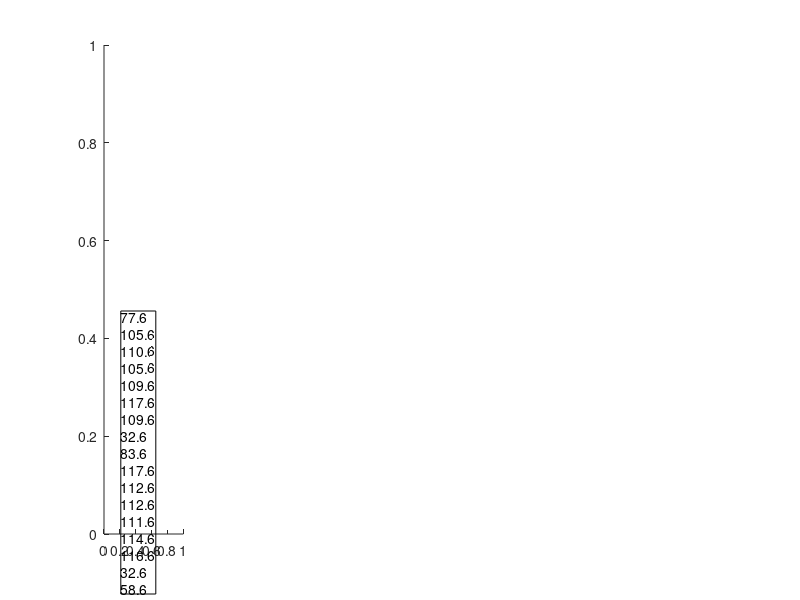

Reproduce this figure in MATLAB. (Note: this script raises an error after producing the figure.)
clc,clear all,close all
% Frequent itemset mining
% Rasit EVDUZEN
% 12-Mar-2020

%% Dataset - 1
MinSupp = 0.60;          % Minimum Support&Treshold 
TransactionDatabase = {...
    {'a','c','d'}
    {'b','c','e'}
    {'a','b','c','e'}
    {'b','e'}
    {'a','b','c','e'}
    };

%% Data Pre Processing
STR = [];
for i = 1:size(TransactionDatabase,1)
    STR = [STR,cat(i,TransactionDatabase{i:i})];
end
ORIGINALITEMS = unique(sort(STR));
ORIGINALITEMSp = ORIGINALITEMS;      % Unique item 

% Cell-Transaction Data Base Convert to Numerical Data Base
NDB = zeros(size(TransactionDatabase,1),size(ORIGINALITEMS,2));   % Numerical Database
for i = 1:length(TransactionDatabase)
    for j=1:size(TransactionDatabase{i},2)
        temp = TransactionDatabase{i}{j};
        index = find(strcmp(temp, ORIGINALITEMS));
        NDB(i,index) = 1;
    end
end

%% Apriori Algorithm

[NumOfTransactions,NumOfItems] = size(NDB);

SUPPORTS = [];
for i=1:NumOfItems
    SUPPORTS(i,1) = sum(NDB(:,i))/NumOfTransactions;
end

I = find(SUPPORTS >= MinSupp);
F1 = [1:length(I)]';
SUPPORTS = SUPPORTS(I);
NDB = NDB(:,I);
ORIGINALITEMS = ORIGINALITEMS(I);

Fk = F1; tempFk = {};
loop = 1; k = 1;
while loop
    k = k + 1;
    Ck = [];
    Fkm1 = Fk;
    for i=1:size(Fkm1,1)
        C1 = Fkm1(i,:);
        for j=1:size(F1)
            C2 = F1(j);
            tmp = [C1,C2];
            tmp = unique(tmp);
            if length(tmp) ==k
                if isempty(Ck)
                    Ck = [Ck; tmp];
                else
                    tmploop = 1; r = 0; Y = 1;
                    while tmploop
                        r = r + 1;
                        if prod(Ck(r,:)==tmp)
                            tmploop = 0; Y = 0;
                        end
                        if r == size(Ck,1)
                            tmploop = 0;
                        end
                    end
                    if Y == 1
                        Ck = [Ck; tmp];
                    end
                end
            end
        end
    end
    Fk = []; SUPPORTS = [];
    for i=1:size(Ck,1)
        tmp = Ck(i,:);
        tmp = NDB(:,tmp);
        supp = length(find(prod(tmp')==1))/NumOfTransactions;
        if supp >= MinSupp
            Fk = [Fk; Ck(i,:)];
            SUPPORTS = [SUPPORTS, supp];
        end
    end
    tempFk = {tempFk; ORIGINALITEMS(Fk)};
    if isempty(Fk)
        loop = 0;
    end
end



%% PLOT DATA
% NOT : This code neded parametric plot for each frequent item

set(gcf, 'units','normalized','outerposition',[0 0 1 1]);
subplot(1,5,1)
annotation('textbox', [0.151, 0.01, 0.1, 0.1], 'String', "Minimum Support :" + MinSupp)
cellplot(TransactionDatabase),title('Transaction Database')

subplot(1,5,2)
cellplot(ORIGINALITEMSp'),title('Items')

subplot(1,5,3)
cellplot(ORIGINALITEMS'),title('Frequent 1-Items')


subplot(1,5,4)
cellplot(tempFk{1,1}{1,1}{2,1}),title('Frequent 2-Items')

subplot(1,5,5)
cellplot(tempFk{1,1}{2,1}),title('Frequent 3-Items')